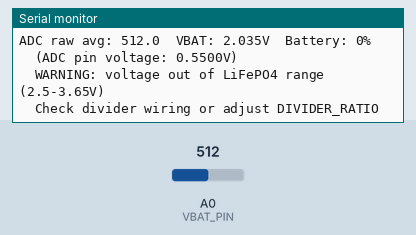
This sketch was run on a simulated Arduino Pro Mini, built with avr-gcc and run on an emulated ATmega328P. Parts: the last lines printed to the serial monitor. Inputs (shaded band) come from the test bench; at power-on: A0 (VBAT_PIN) = 512.

Above: at 2.3 s.
2.4 s: A0 (VBAT_PIN) set to 716
At 3.8 s:
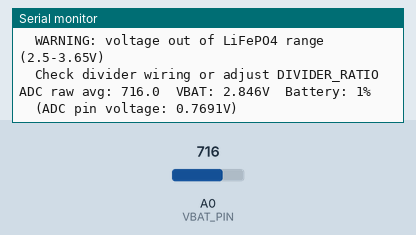
3.9 s: A0 (VBAT_PIN) set to 900
At 6.6 s:
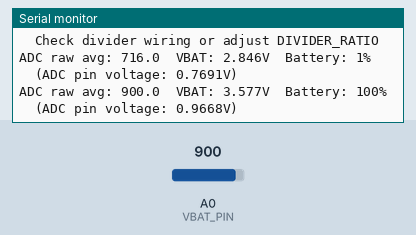
Timing chart, 0 to 8.1 s (numbered marks = the images above; inputs shaded):
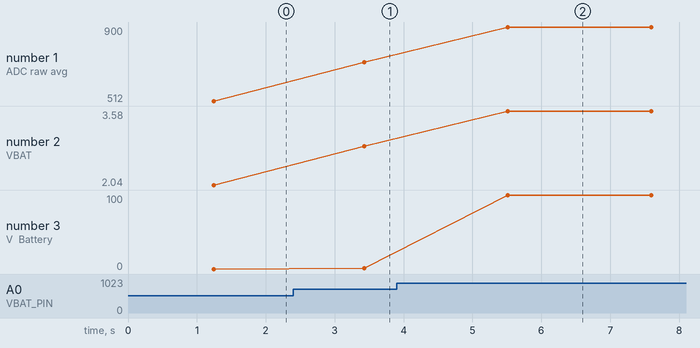

The sketch:

v2_02_battery_test.ino
```cpp
// ============================================================
// TEST 02: BATTERY VOLTAGE SENSING
// Arduino Pro Mini 3.3V/8MHz + 54k/20k voltage divider
//
// PURPOSE: Verify ADC reads correct LiFePO4 battery voltage
// SETUP:   54k from VBAT to A0, 20k from A0 to GND
//          Measure VBAT with multimeter to compare
//
// Uses internal 1.1V reference for better resolution
// Divider ratio: (54k+20k)/20k = 3.7
// Resolution: ~3.97mV per ADC step
// ============================================================

#define VBAT_PIN A0

// Voltage divider: 54k top, 20k bottom
// Vout = Vbat * R2/(R1+R2) = Vbat * 20/74
// Vbat = Vout * (R1+R2)/R2 = Vout * 3.7
const float DIVIDER_RATIO = 3.7;   // (54+20)/20
const float VREF = 1.1;            // Internal 1.1V reference

// LiFePO4 voltage lookup table for battery %
// LiFePO4 has a very flat discharge curve
struct VoltagePoint {
  float voltage;
  uint8_t percent;
};

const VoltagePoint LIPO4_TABLE[] = {
  {3.40, 100},
  {3.35,  90},
  {3.33,  80},
  {3.30,  60},
  {3.25,  40},
  {3.20,  20},
  {3.10,  10},
  {2.80,   0}
};
const int TABLE_SIZE = sizeof(LIPO4_TABLE) / sizeof(LIPO4_TABLE[0]);

float readBatteryVoltage() {
  // Take 16 samples and average for noise reduction
  uint32_t sum = 0;
  for (int i = 0; i < 16; i++) {
    sum += analogRead(VBAT_PIN);
    delay(2);
  }
  float avg = (float)sum / 16.0;

  // Convert: Vout = (ADC / 1024) * VREF, then Vbat = Vout * ratio
  float voltage = (avg / 1024.0) * VREF * DIVIDER_RATIO;
  return voltage;
}

int batteryPercent(float voltage) {
  if (voltage >= LIPO4_TABLE[0].voltage) return 100;
  if (voltage <= LIPO4_TABLE[TABLE_SIZE - 1].voltage) return 0;

  // Linear interpolation between table points
  for (int i = 0; i < TABLE_SIZE - 1; i++) {
    if (voltage >= LIPO4_TABLE[i + 1].voltage) {
      float range_v = LIPO4_TABLE[i].voltage - LIPO4_TABLE[i + 1].voltage;
      float range_p = LIPO4_TABLE[i].percent - LIPO4_TABLE[i + 1].percent;
      float offset = voltage - LIPO4_TABLE[i + 1].voltage;
      return LIPO4_TABLE[i + 1].percent + (int)((offset / range_v) * range_p);
    }
  }
  return 0;
}

void setup() {
  Serial.begin(9600);
  delay(1000);

  // Use internal 1.1V reference for better ADC resolution
  analogReference(INTERNAL);

  // Discard first few readings after reference change
  for (int i = 0; i < 10; i++) {
    analogRead(VBAT_PIN);
    delay(5);
  }

  Serial.println();
  Serial.println(F("=== TEST 02: BATTERY VOLTAGE SENSING ==="));
  Serial.println(F("Divider: 54k/20k  Ratio: 3.7"));
  Serial.println(F("ADC ref: internal 1.1V"));
  Serial.println(F("Compare readings with multimeter on VBAT"));
  Serial.println(F("========================================"));
  Serial.println();
}

void loop() {
  uint32_t raw_sum = 0;
  for (int i = 0; i < 16; i++) {
    raw_sum += analogRead(VBAT_PIN);
    delay(2);
  }
  float raw_avg = (float)raw_sum / 16.0;

  float vbat = readBatteryVoltage();
  int pct = batteryPercent(vbat);

  Serial.print(F("ADC raw avg: "));
  Serial.print(raw_avg, 1);
  Serial.print(F("  VBAT: "));
  Serial.print(vbat, 3);
  Serial.print(F("V  Battery: "));
  Serial.print(pct);
  Serial.println(F("%"));

  // Helpful: show what the ADC pin voltage is (before divider ratio)
  float v_adc = (raw_avg / 1024.0) * VREF;
  Serial.print(F("  (ADC pin voltage: "));
  Serial.print(v_adc, 4);
  Serial.println(F("V)"));

  // Warn if readings look off
  if (vbat < 2.5 || vbat > 4.0) {
    Serial.println(F("  WARNING: voltage out of LiFePO4 range (2.5-3.65V)"));
    Serial.println(F("  Check divider wiring or adjust DIVIDER_RATIO"));
  }

  Serial.println();
  delay(2000);
}
```

Measured:
- after the input at 2.4 s, the serial monitor: prints a new line after 1.0 s (image 1)
- after the input at 3.9 s, the serial monitor: prints a new line after 1.6 s (image 2)
- plotted number 1: 512 → 716 after the input at 2.4 s, 716 → 900 after the input at 3.9 s
- plotted number 2: 2.04 → 2.85 after the input at 2.4 s, 2.85 → 3.58 after the input at 3.9 s
- plotted number 3: 0 → 1 after the input at 2.4 s, 1 → 100 after the input at 3.9 s
